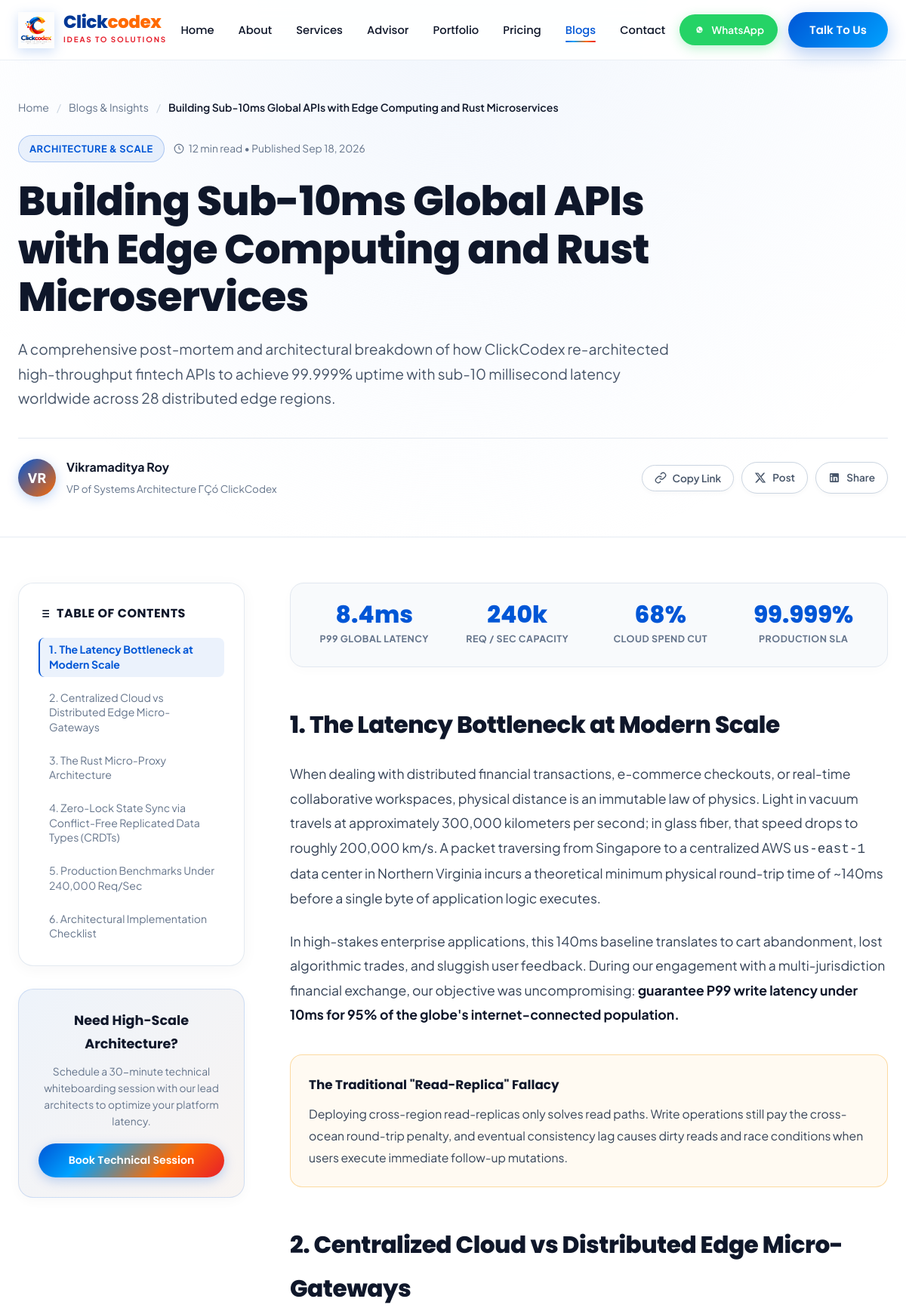
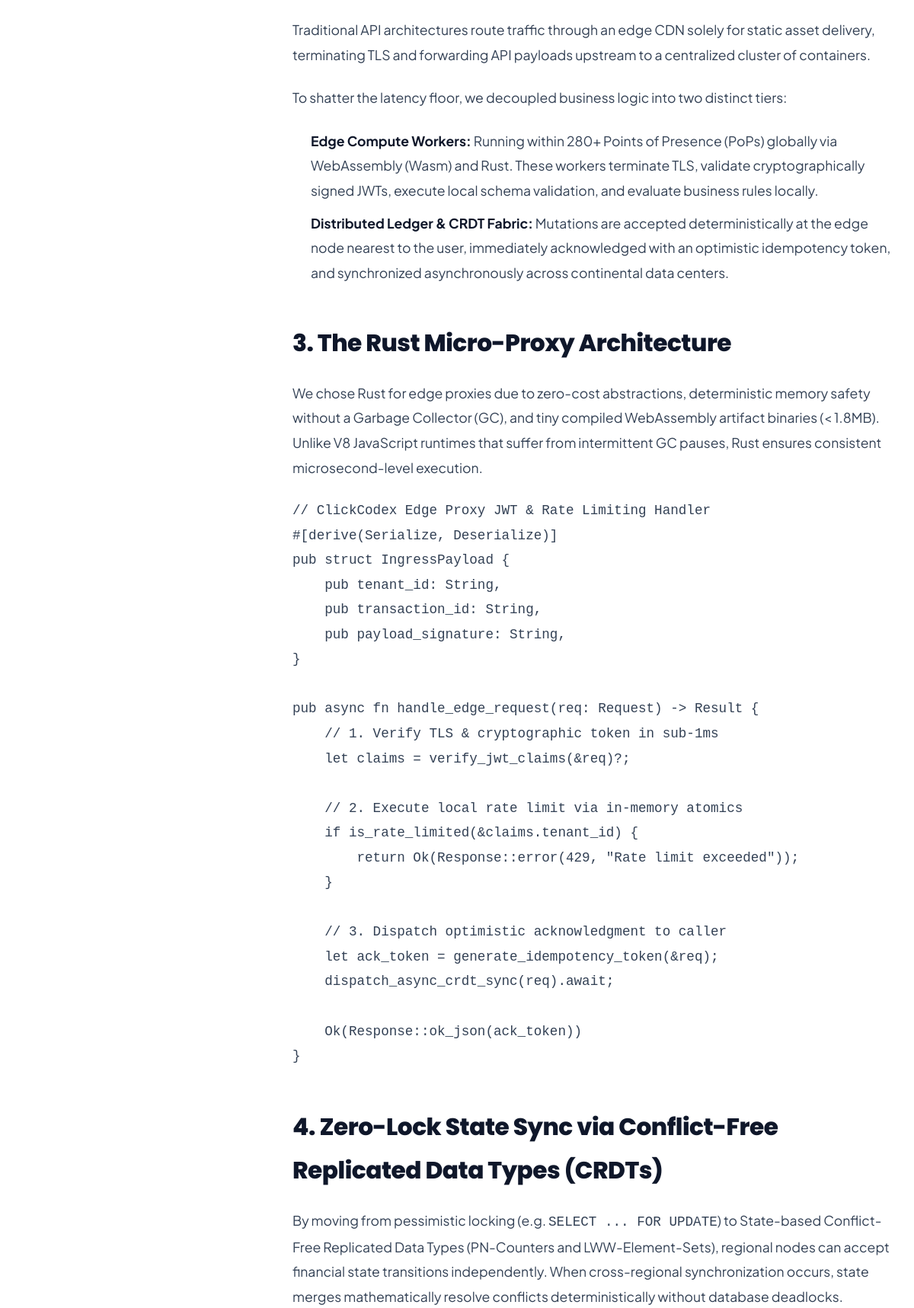
Page /blogs/sub-10ms-global-apis-edge-rust (upper part) on the committed database (2 pictures, top to bottom).
### tables this page shows
CREATE TABLE `blog_posts` (
  `id` int(10) unsigned NOT NULL AUTO_INCREMENT,
  `category_id` int(10) unsigned NOT NULL,
  `author_id` int(10) unsigned NOT NULL,
  `title` varchar(255) NOT NULL,
  `slug` varchar(200) NOT NULL,
  `excerpt` text NOT NULL,
  `content` longtext NOT NULL,
  `reading_time_minutes` smallint(6) NOT NULL DEFAULT 8,
  `featured_badge` varchar(100) DEFAULT NULL,
  `search_keywords` text DEFAULT NULL,
  `featured_image` varchar(500) DEFAULT NULL,
  `views_count` int(10) unsigned NOT NULL DEFAULT 0,
  `likes_count` int(10) unsigned NOT NULL DEFAULT 0,
  `is_featured` tinyint(1) NOT NULL DEFAULT 0,
  `is_published` tinyint(1) NOT NULL DEFAULT 1,
  `published_at` datetime NOT NULL,
  `created_at` timestamp NOT NULL DEFAULT current_timestamp(),
  `updated_at` timestamp NOT NULL DEFAULT current_timestamp() ON UPDATE current_timestamp(),
  PRIMARY KEY (`id`),
  UNIQUE KEY `slug` (`slug`),
  KEY `idx_blog_slug` (`slug`),
  KEY `idx_blog_published` (`is_published`,`published_at`),
  KEY `idx_blog_featured` (`is_featured`),
  KEY `fk_blog_cat` (`category_id`),
  KEY `fk_blog_author` (`author_id`),
  CONSTRAINT `fk_blog_author` FOREIGN KEY (`author_id`) REFERENCES `blog_authors` (`id`),
  CONSTRAINT `fk_blog_cat` FOREIGN KEY (`category_id`) REFERENCES `blog_categories` (`id`)
);

CREATE TABLE `blog_categories` (
  `id` int(10) unsigned NOT NULL AUTO_INCREMENT,
  `name` varchar(100) NOT NULL,
  `slug` varchar(120) NOT NULL,
  `description` varchar(255) DEFAULT NULL,
  `badge_color` varchar(50) DEFAULT '#0056d6',
  `badge_bg` varchar(50) DEFAULT 'rgba(0,86,214,0.08)',
  `order_num` smallint(6) DEFAULT 0,
  `is_active` tinyint(1) NOT NULL DEFAULT 1,
  `created_at` timestamp NOT NULL DEFAULT current_timestamp(),
  `updated_at` timestamp NOT NULL DEFAULT current_timestamp() ON UPDATE current_timestamp(),
  PRIMARY KEY (`id`),
  UNIQUE KEY `slug` (`slug`)
);

CREATE TABLE `blog_authors` (
  `id` int(10) unsigned NOT NULL AUTO_INCREMENT,
  `name` varchar(150) NOT NULL,
  `slug` varchar(120) NOT NULL,
  `role_title` varchar(150) NOT NULL,
  `initials` varchar(10) NOT NULL,
  `avatar_image` varchar(500) DEFAULT NULL,
  `bio` text DEFAULT NULL,
  `linkedin_url` varchar(255) DEFAULT NULL,
  `twitter_url` varchar(255) DEFAULT NULL,
  `github_url` varchar(255) DEFAULT NULL,
  `order_num` smallint(6) DEFAULT 0,
  `is_active` tinyint(1) NOT NULL DEFAULT 1,
  `created_at` timestamp NOT NULL DEFAULT current_timestamp(),
  `updated_at` timestamp NOT NULL DEFAULT current_timestamp() ON UPDATE current_timestamp(),
  PRIMARY KEY (`id`),
  UNIQUE KEY `slug` (`slug`)
);

### app/Router.php (called while the page is built, shortened)
<?php
class Router {
    private $routes = [
        'GET'    => [],
        'POST'   => [],
        'PUT'    => [],
        'DELETE' => []
    ];
    private function addRoute($method, $uri, $action) {
        $this->routes[$method][$this->format($uri)] = $action;
    }
    private function format($uri) {
        return trim($uri, '/');
    }
    private function matchDynamic($method, $uri) {
        foreach ($this->routes[$method] as $pattern => $action) {
            if (strpos($pattern, '{') === false) continue;
            $regex = preg_replace('/\{([a-zA-Z_][a-zA-Z0-9_]*)\}/', '(?P<$1>[^/]+)', $pattern);
            $regex = '#^' . $regex . '$#';
            if (preg_match($regex, $uri, $matches)) {
                $params = array_filter(
                    $matches,
                    fn($k) => is_string($k),
                    ARRAY_FILTER_USE_KEY
                );
                return [
                    'action'  => $action,
                    'params'  => array_values($params),
                    'pattern' => $pattern
                ];
            }
        }
        return null;
    }
    public function resolve() {
        $method = $_SERVER['REQUEST_METHOD'];
        $uri  = parse_url($_SERVER['REQUEST_URI'], PHP_URL_PATH);
        $uri = $this->format($uri);
        $action = null;
        $params = [];
        if (isset($this->routes[$method][$uri])) {
            $action         = $this->routes[$method][$uri];
            $matchedPattern = $uri;
        } elseif ($match = $this->matchDynamic($method, $uri)) {
            $action         = $match['action'];
            $params         = $match['params'];
        } else {
            http_response_code(404);
            require_once __DIR__ . '/Views/errors/404.php';
            return;
        }
        list($controller, $methodName) = explode('@', $action);
        $controllerObj = new $fullClass();
        return call_user_func_array([$controllerObj, $methodName], $params);
    }
}

### app/routes.php (called while the page is built, shortened)
<?php
require_once __DIR__ . '/Router.php';
$router = new Router();
$router->get('/', 'HomeController@index');
$router->get('home', 'HomeController@index');
$router->get('index.html', 'HomeController@index');
$router->get('aboutus', 'AboutController@index');
$router->get('about-us', 'AboutController@index');
$router->get('about', 'AboutController@index');
$router->get('aboutus.html', 'AboutController@index');
$router->get('services', 'ServicesController@index');
$router->get('services.html', 'ServicesController@index');
$router->get('our-services', 'ServicesController@index');
$router->get('service-detail', 'ServicesController@detail');
$router->get('service-detail.html', 'ServicesController@detail');
$router->get('services/{slug}', 'ServicesController@detail');
$router->get('service-finder', 'AdvisorController@index');
$router->get('service-finder.html', 'AdvisorController@index');
$router->get('advisor', 'AdvisorController@index');
$router->get('solution-advisor', 'AdvisorController@index');
$router->get('portfolio', 'PortfolioController@index');
$router->get('portfolio.html', 'PortfolioController@index');
$router->get('case-studies', 'PortfolioController@index');
$router->get('pricing', 'PricingController@index');
$router->get('pricing.html', 'PricingController@index');
$router->get('packages', 'PricingController@index');
$router->get('plans', 'PricingController@index');
$router->get('blogs', 'BlogsController@index');
$router->get('blogs.html', 'BlogsController@index');
$router->get('blog', 'BlogsController@index');
$router->get('blog-detail', 'BlogsController@detail');
$router->get('blog-detail.html', 'BlogsController@detail');
$router->get('blogs/{slug}', 'BlogsController@detail');
$router->get('contactus', 'ContactController@index');
$router->get('contactus.html', 'ContactController@index');
$router->get('contact', 'ContactController@index');
$router->get('contact-us', 'ContactController@index');
$router->post('contact/submit', 'ContactController@submit');
$router->post('api/contact', 'ContactController@submit');
$router->get('privacy-policy', 'LegalController@privacy');
$router->get('privacy-policy.html', 'LegalController@privacy');
$router->get('privacy', 'LegalController@privacy');
$router->get('terms-of-service', 'LegalController@terms');
$router->get('terms-of-service.html', 'LegalController@terms');
$router->get('terms', 'LegalController@terms');
$router->get('admin', 'Admin/AuthController@login');
$router->get('admin/login', 'Admin/AuthController@login');
$router->post('admin/login', 'Admin/AuthController@authenticate');
$router->get('admin/logout', 'Admin/AuthController@logout');
$router->resolve();

### index.php (called while the page is built, shortened)
<?php
require_once __DIR__ . '/app/routes.php';
?>

### app/Config/Database.php (called while the page is built, shortened)
<?php
class Database {
    public static function connect() {
        $host = getenv('DB_HOST') ?: ($_ENV['DB_HOST'] ?? 'localhost');
        $user = getenv('DB_USER') ?: ($_ENV['DB_USER'] ?? 'root');
        $pass = getenv('DB_PASS') !== false ? getenv('DB_PASS') : ($_ENV['DB_PASS'] ?? '');
        $name = getenv('DB_NAME') ?: ($_ENV['DB_NAME'] ?? '');
        $conn = @new mysqli($host, $user, $pass, $name);
        return $conn;
    }
}
?>

### app/Models/BlogsModel.php (called while the page is built, shortened)
<?php
class BlogsModel {
    private mysqli $db;
    public function __construct() {
        $this->db = Database::connect();
    }
    public function getPostBySlug(string $slug): ?array {
        $stmt = $this->db->prepare("
            SELECT bp.*, bc.name AS category_name, bc.slug AS category_slug, bc.badge_color, bc.badge_bg,
                   ba.name AS author_name, ba.role_title AS author_role, ba.initials AS author_initials, ba.bio AS author_bio,
                   ba.linkedin_url AS author_linkedin, ba.twitter_url AS author_twitter
            FROM blog_posts bp
            LEFT JOIN blog_categories bc ON bp.category_id = bc.id
            LEFT JOIN blog_authors ba ON bp.author_id = ba.id
            WHERE bp.slug = ? AND bp.is_published = 1
            LIMIT 1
        ");
        if ($stmt) {
            $stmt->bind_param("s", $slug);
            $stmt->execute();
            $res = $stmt->get_result();
            return $res->fetch_assoc() ?: null;
        }
        return null;
    }
}

### app/Views/blog-detail.php (the view, shortened to what this page needs)
<?php
include __DIR__ . '/layout/header.php';
$tocItems = [];
if (!empty($post['content'])) {
    if (preg_match_all('/<h2[^>]*id=["\']([^"\']+)["\'][^>]*>(.*?)<\/h2>/is', $post['content'], $matches, PREG_SET_ORDER)) {
        foreach ($matches as $m) {
            $tocItems[] = [
                'id' => $m[1],
                'title' => strip_tags($m[2])
            ];
        }
    }
}
$readTime = (int)($post['reading_time_minutes'] ?? 6);
$pubDate = !empty($post['published_at']) ? date('M d, Y', strtotime($post['published_at'])) : 'Sept 2026';
$authorName = $post['author_name'] ?? 'Click Codex Editorial Team';
$authorRole = $post['author_role'] ?? 'Engineering & Creative Studio';
$authorInitials = $post['author_initials'] ?? 'CC';
$catName = $post['category_name'] ?? 'Web & Tech';
$catBadgeColor = $post['badge_color'] ?? '#0056d6';
$catBadgeBg = $post['badge_bg'] ?? 'rgba(0, 86, 214, 0.08)';
$currentUrl = (defined('BASE_URL') ? BASE_URL : '') . '/blogs/' . ($post['slug'] ?? '');
?>
<main>
  <header class="article-hero">
    <div class="container">
      <nav class="article-breadcrumbs" aria-label="Breadcrumb">
        <a href="<?= BASE_URL ?>/">Home</a>
        <span class="sep">/</span>
        <a href="<?= BASE_URL ?>/blogs">Blogs & Insights</a>
        <span class="sep">/</span>
        <span class="current"><?= htmlspecialchars($post['title']) ?></span>
      </nav>
      <div class="article-meta-tags">
        <span class="article-category-badge" style="color: <?= htmlspecialchars($catBadgeColor) ?>; background: <?= htmlspecialchars($catBadgeBg) ?>; border-color: <?= htmlspecialchars($catBadgeColor) ?>40;">
          <?= htmlspecialchars($catName) ?>
        </span>
        <span class="article-time-badge">
          <svg width="14" height="14" viewBox="0 0 24 24" fill="none" stroke="currentColor" stroke-width="2"><circle cx="12" cy="12" r="10"></circle><polyline points="12 6 12 12 16 14"></polyline></svg>
          <?= $readTime ?> min read • Published <?= $pubDate ?>
        </span>
      </div>
      <h1><?= htmlspecialchars($post['title']) ?></h1>
      <p class="article-lead">
        <?= htmlspecialchars($post['excerpt']) ?>
      </p>
      <div class="author-share-bar">
        <div class="author-card-snippet">
          <div class="author-avatar-img"><?= htmlspecialchars($authorInitials) ?></div>
          <div class="author-details-text">
            <strong><?= htmlspecialchars($authorName) ?></strong>
            <span><?= htmlspecialchars($authorRole) ?></span>
          </div>
        </div>
        <div class="share-buttons-group">
          <button class="share-btn" onclick="copyArticleUrl()" aria-label="Copy Article Link">
            <svg viewBox="0 0 24 24" fill="none" stroke="currentColor" stroke-width="2"><path d="M10 13a5 5 0 0 0 7.54.54l3-3a5 5 0 0 0-7.07-7.07l-1.72 1.71"></path><path d="M14 11a5 5 0 0 0-7.54-.54l-3 3a5 5 0 0 0 7.07 7.07l1.71-1.71"></path></svg>
            <span>Copy Link</span>
          </button>
          <?php
            $shareText = urlencode($post['title'] . ' by @ClickCodex');
            $encodedUrl = urlencode($currentUrl);
          ?>
          <a href="https://twitter.com/intent/tweet?text=<?= $shareText ?>&url=<?= $encodedUrl ?>" target="_blank" rel="noopener noreferrer" class="share-btn" aria-label="Share on Twitter / X">
            <svg viewBox="0 0 24 24" fill="currentColor"><path d="M18.244 2.25h3.308l-7.227 8.26 8.502 11.24H16.17l-5.214-6.817L4.99 21.75H1.68l7.73-8.835L1.254 2.25H8.08l4.713 6.231zm-1.161 17.52h1.833L7.084 4.126H5.117z"/></svg>
            <span>Post</span>
          </a>
          <a href="https://www.linkedin.com/sharing/share-offsite/?url=<?= $encodedUrl ?>" target="_blank" rel="noopener noreferrer" class="share-btn" aria-label="Share on LinkedIn">
            <span>Share</span>
          </a>
        </div>
      </div>
    </div>
  </header>
  <div class="article-main-wrap">
    <div class="container">
      <div class="article-layout-grid">
        <aside class="article-sidebar">
          <div class="toc-card">
            <h3>
              Table of Contents
            </h3>
            <ul class="toc-nav-list" id="tocNav">
              <?php foreach ($tocItems as $idx => $item): ?>
                <li>
                  <a href="#<?= htmlspecialchars($item['id']) ?>" class="toc-link <?= $idx === 0 ? 'active' : '' ?>">
                    <?= htmlspecialchars($item['title']) ?>
                  </a>
                </li>
              <?php endforeach; ?>
            </ul>
          </div>
          <div class="sidebar-cta-card">
            <h4>Need High-Scale Architecture?</h4>
            <p>Schedule a 30-minute technical whiteboarding session with our lead architects to optimize your platform latency.</p>
            <button class="sidebar-cta-btn" onclick="openConsultationModal('<?= htmlspecialchars(addslashes($post['title'])) ?> Architecture')">
              Book Technical Session
            </button>
          </div>
        </aside>
        <article class="article-body-content">
          <div class="db-article-content">
            <?= $post['content'] ?>
          </div>
        </article>
      </div>
    </div>
  </div>
</main>
<?php include __DIR__ . '/layout/footer.php'; ?>

### public/assets/css/style.css (style rules this page uses)
:root { --brand-blue: #0056d6; --brand-blue-deep: #003896; --brand-cyan: #00a2ff; --brand-red: #e61e2b; --brand-crimson: #c7121e; --brand-orange: #ff6a00; --brand-amber: #ffb300; --brand-yellow: #ffd200; --gradient-logo-ribbon: linear-gradient(135deg, #0056d6 0%, #00a2ff 28%, #ff6a00 68%, #e61e2b 100%); --gradient-blue-cyan: linear-gradient(135deg, #0056d6 0%, #00a2ff 100%); --gradient-warm: linear-gradient(135deg, #e61e2b 0%, #ff6a00 52%, #ffb300 100%); --gradient-accent: linear-gradient(135deg, #ff6a00 0%, #0056d6 100%); --gradient-badge: linear-gradient(90deg, rgba(0,86,214,0.08) 0%, rgba(255,106,0,0.08) 100%); --bg-body: #ffffff; --bg-surface-light: #f8fafc; --bg-surface-card: #ffffff; --bg-dark: #0a0e1a; --bg-dark-surface: #111827; --bg-dark-card: #162033; --text-dark: #0f172a; --text-muted: #64748b; --text-light-muted: #94a3b8; --text-white: #ffffff; --border-light: rgba(226, 232, 240, 0.8); --border-card: rgba(0, 86, 214, 0.12); --border-glass: rgba(255, 255, 255, 0.2); --glass-bg: rgba(255, 255, 255, 0.85); --shadow-sm: 0 4px 12px rgba(15, 23, 42, 0.04); --shadow-md: 0 10px 25px -5px rgba(15, 23, 42, 0.08), 0 8px 10px -6px rgba(15, 23, 42, 0.04); --shadow-lg: 0 20px 40px -15px rgba(0, 86, 214, 0.15); --shadow-3d: 0 25px 50px -12px rgba(0, 86, 214, 0.22), 0 0 0 1px rgba(0, 86, 214, 0.05); --shadow-glow-warm: 0 15px 35px -5px rgba(255, 106, 0, 0.3); --font-display: 'Poppins', -apple-system, BlinkMacSystemFont, sans-serif; --font-body: 'Plus Jakarta Sans', -apple-system, BlinkMacSystemFont, sans-serif; --nav-height: 80px; --container-max: 1240px; --radius-sm: 10px; --radius-md: 18px; --radius-lg: 28px; --radius-full: 9999px; }
*, *::before, *::after { margin: 0; padding: 0; box-sizing: border-box; }
html { scroll-behavior: smooth; font-size: 16px; }
body { font-family: var(--font-body); background-color: var(--bg-body); color: var(--text-dark); line-height: 1.6; overflow-x: hidden; position: relative; -webkit-font-smoothing: antialiased; }
img, svg { display: block; max-width: 100%; }
a { text-decoration: none; color: inherit; transition: all 0.3s ease; }
ul { list-style: none; }
button { font-family: inherit; cursor: pointer; border: none; background: none; outline: none; }
.container { width: 100%; max-width: var(--container-max); margin: 0 auto; padding: 0 24px; }

### rows in the picture
blog_posts: title "Building Sub-10ms Global APIs with Edge Computing and Rust Microservices", category.name "ARCHITECTURE & SCALE", reading_time_minutes "12", published_at "Sep 18, 2026", excerpt "A comprehensive post-mortem and architectural breakdown of how ClickCodex re-architected high-throughput fintech APIs to achieve 99.999% uptime with sub-10 millisecond latency worldwide across 28 distributed edge regions.", author.initials "VR", author.name "Vikramaditya Roy", author.role_title "VP of Systems Architecture ΓÇó ClickCodex", content "8.4ms P99 GLOBAL LATENCY 240k REQ / SEC CAPACITY 68% CLOUD SPEND CUT 99.999% PRODUCTION SLA 1. The Latency Bottleneck at Modern Scale When dealing with distributed financial transactions, e-commerce checkouts, or real-time collaborative workspaces, physical distance is an immutable law of physics. Light in vacuum travels at approximately 300,000 kilometers per second; in glass fiber, that speed drops to roughly 200,000 km/s. A packet traversing from Singapore to a centralized AWS us-east-1 data center in Northern Virginia incurs a theoretical minimum physical round-trip time of ~140ms before a single byte of application logic executes. In high-stakes enterprise applications, this 140ms…"

### other values in the picture
$settings['site_tagline'] "IDEAS TO SOLUTIONS"
$item['title'] "1. The Latency Bottleneck at Modern Scale"
$item['title'] "2. Centralized Cloud vs Distributed Edge Micro-Gateways"
$item['title'] "3. The Rust Micro-Proxy Architecture"
$item['title'] "4. Zero-Lock State Sync via Conflict-Free Replicated Data Types (CRDTs)"
$item['title'] "5. Production Benchmarks Under 240,000 Req/Sec"
$item['title'] "6. Architectural Implementation Checklist"
